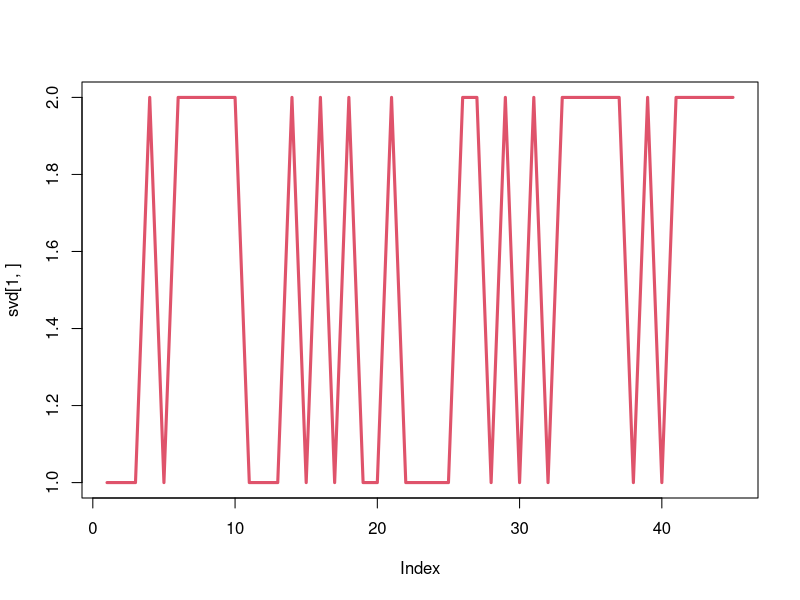

Recreate this plot in R.
# random vector 
sv = c(1,1,1,2,1,2,2,2,2,2,1,1,1,2,1,2,1,2,1,1,2,1,1,1,1,2,2,1,2,1,2,1,2,2,2,2,2,1,2,1,2,2,2,2,2)

# difference it to find transitions
svd = rbind(sv, c(0,diff(sv)))

# plot it 
plot(svd[1,], typ = 'l', col = 2, lwd= 3)

# get a new transition probability matrix
r1 = rev(table(svd[2, svd[1,]==1])/sum(svd[1,]==1))
r2 = rev(table(svd[2, svd[1,]==2])/sum(svd[1,]==2))
P1 = matrix(rbind(r1, r2), 2,2)

